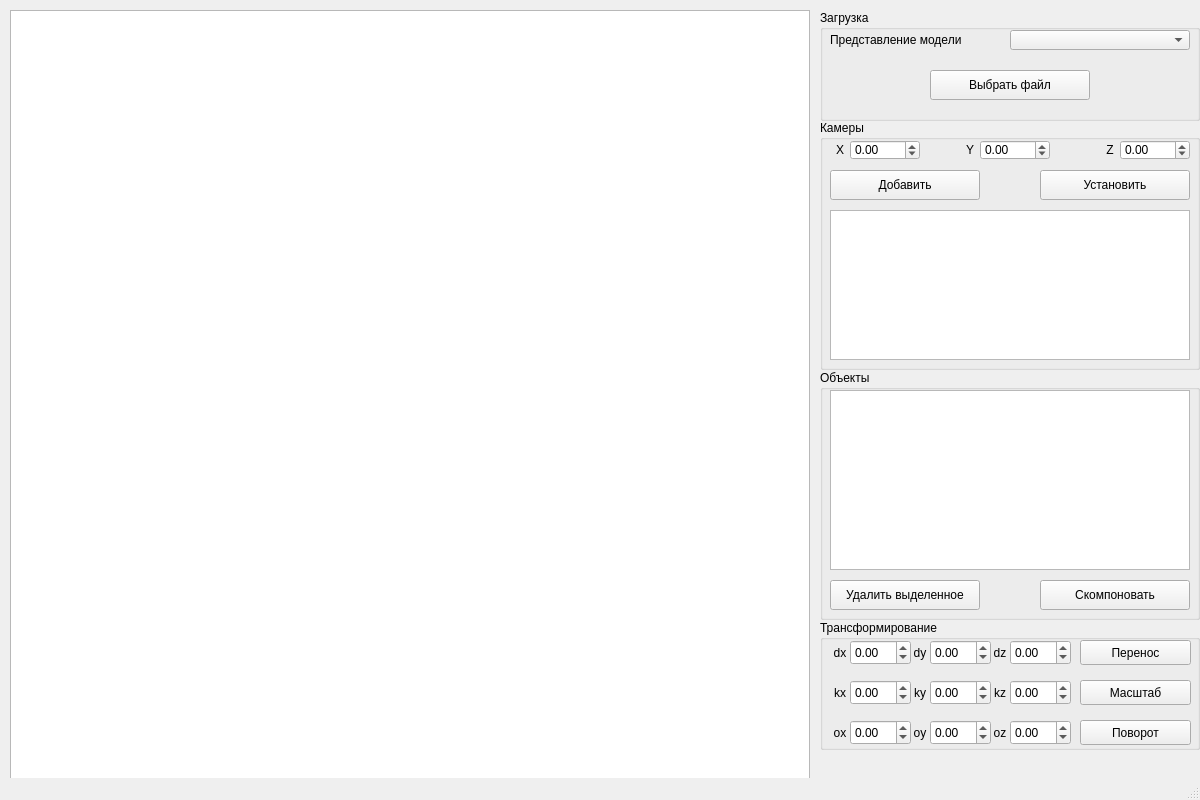
<?xml version="1.0" encoding="UTF-8"?>
<ui version="4.0">
 <class>MainWindow</class>
 <widget class="QMainWindow" name="MainWindow">
  <property name="geometry">
   <rect>
    <x>0</x>
    <y>0</y>
    <width>1200</width>
    <height>800</height>
   </rect>
  </property>
  <property name="windowTitle">
   <string>MainWindow</string>
  </property>
  <widget class="QWidget" name="centralwidget">
   <widget class="QGraphicsView" name="graphicsView">
    <property name="geometry">
     <rect>
      <x>10</x>
      <y>10</y>
      <width>800</width>
      <height>800</height>
     </rect>
    </property>
   </widget>
   <widget class="QGroupBox" name="groupBox">
    <property name="geometry">
     <rect>
      <x>820</x>
      <y>10</y>
      <width>380</width>
      <height>111</height>
     </rect>
    </property>
    <property name="title">
     <string>Загрузка</string>
    </property>
    <widget class="QComboBox" name="viewCombo">
     <property name="geometry">
      <rect>
       <x>190</x>
       <y>20</y>
       <width>180</width>
       <height>20</height>
      </rect>
     </property>
     <property name="currentText">
      <string/>
     </property>
    </widget>
    <widget class="QPushButton" name="loadButton">
     <property name="geometry">
      <rect>
       <x>110</x>
       <y>60</y>
       <width>160</width>
       <height>30</height>
      </rect>
     </property>
     <property name="text">
      <string>Выбрать файл</string>
     </property>
    </widget>
    <widget class="QLabel" name="viewLabel">
     <property name="geometry">
      <rect>
       <x>10</x>
       <y>20</y>
       <width>180</width>
       <height>20</height>
      </rect>
     </property>
     <property name="text">
      <string>Представление модели    </string>
     </property>
     <property name="textFormat">
      <enum>Qt::AutoText</enum>
     </property>
     <property name="alignment">
      <set>Qt::AlignLeading|Qt::AlignLeft|Qt::AlignVCenter</set>
     </property>
    </widget>
   </widget>
   <widget class="QGroupBox" name="groupBox_2">
    <property name="geometry">
     <rect>
      <x>820</x>
      <y>120</y>
      <width>380</width>
      <height>250</height>
     </rect>
    </property>
    <property name="title">
     <string>Камеры</string>
    </property>
    <widget class="QDoubleSpinBox" name="cameraXSpin">
     <property name="geometry">
      <rect>
       <x>30</x>
       <y>20</y>
       <width>70</width>
       <height>20</height>
      </rect>
     </property>
     <property name="minimum">
      <double>-1000.000000000000000</double>
     </property>
     <property name="maximum">
      <double>1000.000000000000000</double>
     </property>
    </widget>
    <widget class="QLabel" name="label">
     <property name="geometry">
      <rect>
       <x>10</x>
       <y>20</y>
       <width>20</width>
       <height>20</height>
      </rect>
     </property>
     <property name="layoutDirection">
      <enum>Qt::LeftToRight</enum>
     </property>
     <property name="text">
      <string>X</string>
     </property>
     <property name="alignment">
      <set>Qt::AlignCenter</set>
     </property>
    </widget>
    <widget class="QDoubleSpinBox" name="cameraYSpin">
     <property name="geometry">
      <rect>
       <x>160</x>
       <y>20</y>
       <width>70</width>
       <height>20</height>
      </rect>
     </property>
     <property name="minimum">
      <double>-1000.000000000000000</double>
     </property>
     <property name="maximum">
      <double>1000.000000000000000</double>
     </property>
    </widget>
    <widget class="QLabel" name="label_2">
     <property name="geometry">
      <rect>
       <x>140</x>
       <y>20</y>
       <width>20</width>
       <height>20</height>
      </rect>
     </property>
     <property name="layoutDirection">
      <enum>Qt::LeftToRight</enum>
     </property>
     <property name="text">
      <string>Y</string>
     </property>
     <property name="alignment">
      <set>Qt::AlignCenter</set>
     </property>
    </widget>
    <widget class="QDoubleSpinBox" name="cameraZSpin">
     <property name="geometry">
      <rect>
       <x>300</x>
       <y>20</y>
       <width>70</width>
       <height>20</height>
      </rect>
     </property>
     <property name="minimum">
      <double>-1000.000000000000000</double>
     </property>
     <property name="maximum">
      <double>1000.000000000000000</double>
     </property>
    </widget>
    <widget class="QLabel" name="label_3">
     <property name="geometry">
      <rect>
       <x>280</x>
       <y>20</y>
       <width>20</width>
       <height>20</height>
      </rect>
     </property>
     <property name="layoutDirection">
      <enum>Qt::LeftToRight</enum>
     </property>
     <property name="text">
      <string>Z</string>
     </property>
     <property name="alignment">
      <set>Qt::AlignCenter</set>
     </property>
    </widget>
    <widget class="QListWidget" name="camerasList">
     <property name="geometry">
      <rect>
       <x>10</x>
       <y>90</y>
       <width>360</width>
       <height>150</height>
      </rect>
     </property>
    </widget>
    <widget class="QPushButton" name="addCameraButton">
     <property name="geometry">
      <rect>
       <x>10</x>
       <y>50</y>
       <width>150</width>
       <height>30</height>
      </rect>
     </property>
     <property name="text">
      <string>Добавить</string>
     </property>
    </widget>
    <widget class="QPushButton" name="setCameraButton">
     <property name="geometry">
      <rect>
       <x>220</x>
       <y>50</y>
       <width>150</width>
       <height>30</height>
      </rect>
     </property>
     <property name="text">
      <string>Установить</string>
     </property>
    </widget>
   </widget>
   <widget class="QGroupBox" name="groupBox_3">
    <property name="geometry">
     <rect>
      <x>820</x>
      <y>370</y>
      <width>380</width>
      <height>250</height>
     </rect>
    </property>
    <property name="title">
     <string>Объекты</string>
    </property>
    <widget class="QListWidget" name="objectsList">
     <property name="geometry">
      <rect>
       <x>10</x>
       <y>20</y>
       <width>360</width>
       <height>180</height>
      </rect>
     </property>
    </widget>
    <widget class="QPushButton" name="removeButton">
     <property name="geometry">
      <rect>
       <x>10</x>
       <y>210</y>
       <width>150</width>
       <height>30</height>
      </rect>
     </property>
     <property name="text">
      <string>Удалить выделенное</string>
     </property>
    </widget>
    <widget class="QPushButton" name="compositeButton">
     <property name="geometry">
      <rect>
       <x>220</x>
       <y>210</y>
       <width>150</width>
       <height>30</height>
      </rect>
     </property>
     <property name="text">
      <string>Скомпоновать</string>
     </property>
    </widget>
   </widget>
   <widget class="QGroupBox" name="groupBox_4">
    <property name="geometry">
     <rect>
      <x>820</x>
      <y>620</y>
      <width>380</width>
      <height>130</height>
     </rect>
    </property>
    <property name="title">
     <string>Трансформирование</string>
    </property>
    <widget class="QLabel" name="label_6">
     <property name="geometry">
      <rect>
       <x>170</x>
       <y>20</y>
       <width>20</width>
       <height>25</height>
      </rect>
     </property>
     <property name="layoutDirection">
      <enum>Qt::LeftToRight</enum>
     </property>
     <property name="text">
      <string>dz</string>
     </property>
     <property name="alignment">
      <set>Qt::AlignCenter</set>
     </property>
    </widget>
    <widget class="QLabel" name="label_5">
     <property name="geometry">
      <rect>
       <x>10</x>
       <y>20</y>
       <width>20</width>
       <height>25</height>
      </rect>
     </property>
     <property name="layoutDirection">
      <enum>Qt::LeftToRight</enum>
     </property>
     <property name="text">
      <string>dx</string>
     </property>
     <property name="alignment">
      <set>Qt::AlignCenter</set>
     </property>
    </widget>
    <widget class="QDoubleSpinBox" name="moveXSpin">
     <property name="geometry">
      <rect>
       <x>30</x>
       <y>20</y>
       <width>61</width>
       <height>25</height>
      </rect>
     </property>
     <property name="minimum">
      <double>-1000.000000000000000</double>
     </property>
     <property name="maximum">
      <double>1000.000000000000000</double>
     </property>
    </widget>
    <widget class="QDoubleSpinBox" name="moveYSpin">
     <property name="geometry">
      <rect>
       <x>110</x>
       <y>20</y>
       <width>61</width>
       <height>25</height>
      </rect>
     </property>
     <property name="minimum">
      <double>-1000.000000000000000</double>
     </property>
     <property name="maximum">
      <double>1000.000000000000000</double>
     </property>
    </widget>
    <widget class="QDoubleSpinBox" name="moveZSpin">
     <property name="geometry">
      <rect>
       <x>190</x>
       <y>20</y>
       <width>61</width>
       <height>25</height>
      </rect>
     </property>
     <property name="minimum">
      <double>-1000.000000000000000</double>
     </property>
     <property name="maximum">
      <double>1000.000000000000000</double>
     </property>
    </widget>
    <widget class="QLabel" name="label_4">
     <property name="geometry">
      <rect>
       <x>90</x>
       <y>20</y>
       <width>20</width>
       <height>25</height>
      </rect>
     </property>
     <property name="layoutDirection">
      <enum>Qt::LeftToRight</enum>
     </property>
     <property name="text">
      <string>dy</string>
     </property>
     <property name="alignment">
      <set>Qt::AlignCenter</set>
     </property>
    </widget>
    <widget class="QPushButton" name="moveButton">
     <property name="geometry">
      <rect>
       <x>260</x>
       <y>20</y>
       <width>111</width>
       <height>25</height>
      </rect>
     </property>
     <property name="text">
      <string>Перенос</string>
     </property>
    </widget>
    <widget class="QLabel" name="label_7">
     <property name="geometry">
      <rect>
       <x>10</x>
       <y>60</y>
       <width>20</width>
       <height>25</height>
      </rect>
     </property>
     <property name="layoutDirection">
      <enum>Qt::LeftToRight</enum>
     </property>
     <property name="text">
      <string>kx</string>
     </property>
     <property name="alignment">
      <set>Qt::AlignCenter</set>
     </property>
    </widget>
    <widget class="QPushButton" name="scaleButton">
     <property name="geometry">
      <rect>
       <x>260</x>
       <y>60</y>
       <width>111</width>
       <height>25</height>
      </rect>
     </property>
     <property name="text">
      <string>Масштаб</string>
     </property>
    </widget>
    <widget class="QDoubleSpinBox" name="scaleXSpin">
     <property name="geometry">
      <rect>
       <x>30</x>
       <y>60</y>
       <width>61</width>
       <height>25</height>
      </rect>
     </property>
     <property name="minimum">
      <double>-1000.000000000000000</double>
     </property>
     <property name="maximum">
      <double>1000.000000000000000</double>
     </property>
    </widget>
    <widget class="QDoubleSpinBox" name="scaleYSpin">
     <property name="geometry">
      <rect>
       <x>110</x>
       <y>60</y>
       <width>61</width>
       <height>25</height>
      </rect>
     </property>
     <property name="minimum">
      <double>-1000.000000000000000</double>
     </property>
     <property name="maximum">
      <double>1000.000000000000000</double>
     </property>
    </widget>
    <widget class="QDoubleSpinBox" name="scaleZSpin">
     <property name="geometry">
      <rect>
       <x>190</x>
       <y>60</y>
       <width>61</width>
       <height>25</height>
      </rect>
     </property>
     <property name="minimum">
      <double>-1000.000000000000000</double>
     </property>
     <property name="maximum">
      <double>1000.000000000000000</double>
     </property>
    </widget>
    <widget class="QLabel" name="label_8">
     <property name="geometry">
      <rect>
       <x>90</x>
       <y>60</y>
       <width>20</width>
       <height>25</height>
      </rect>
     </property>
     <property name="layoutDirection">
      <enum>Qt::LeftToRight</enum>
     </property>
     <property name="text">
      <string>ky</string>
     </property>
     <property name="alignment">
      <set>Qt::AlignCenter</set>
     </property>
    </widget>
    <widget class="QLabel" name="label_9">
     <property name="geometry">
      <rect>
       <x>170</x>
       <y>60</y>
       <width>20</width>
       <height>25</height>
      </rect>
     </property>
     <property name="layoutDirection">
      <enum>Qt::LeftToRight</enum>
     </property>
     <property name="text">
      <string>kz</string>
     </property>
     <property name="alignment">
      <set>Qt::AlignCenter</set>
     </property>
    </widget>
    <widget class="QLabel" name="label_10">
     <property name="geometry">
      <rect>
       <x>10</x>
       <y>100</y>
       <width>20</width>
       <height>25</height>
      </rect>
     </property>
     <property name="layoutDirection">
      <enum>Qt::LeftToRight</enum>
     </property>
     <property name="text">
      <string>ox</string>
     </property>
     <property name="alignment">
      <set>Qt::AlignCenter</set>
     </property>
    </widget>
    <widget class="QPushButton" name="rotateButton">
     <property name="geometry">
      <rect>
       <x>260</x>
       <y>100</y>
       <width>111</width>
       <height>25</height>
      </rect>
     </property>
     <property name="text">
      <string>Поворот</string>
     </property>
    </widget>
    <widget class="QDoubleSpinBox" name="rotateXSpin">
     <property name="geometry">
      <rect>
       <x>30</x>
       <y>100</y>
       <width>61</width>
       <height>25</height>
      </rect>
     </property>
     <property name="minimum">
      <double>-1000.000000000000000</double>
     </property>
     <property name="maximum">
      <double>1000.000000000000000</double>
     </property>
    </widget>
    <widget class="QDoubleSpinBox" name="rotateYSpin">
     <property name="geometry">
      <rect>
       <x>110</x>
       <y>100</y>
       <width>61</width>
       <height>25</height>
      </rect>
     </property>
     <property name="minimum">
      <double>-1000.000000000000000</double>
     </property>
     <property name="maximum">
      <double>1000.000000000000000</double>
     </property>
    </widget>
    <widget class="QDoubleSpinBox" name="rotateZSpin">
     <property name="geometry">
      <rect>
       <x>190</x>
       <y>100</y>
       <width>61</width>
       <height>25</height>
      </rect>
     </property>
     <property name="minimum">
      <double>-1000.000000000000000</double>
     </property>
     <property name="maximum">
      <double>1000.000000000000000</double>
     </property>
    </widget>
    <widget class="QLabel" name="label_11">
     <property name="geometry">
      <rect>
       <x>90</x>
       <y>100</y>
       <width>20</width>
       <height>25</height>
      </rect>
     </property>
     <property name="layoutDirection">
      <enum>Qt::LeftToRight</enum>
     </property>
     <property name="text">
      <string>oy</string>
     </property>
     <property name="alignment">
      <set>Qt::AlignCenter</set>
     </property>
    </widget>
    <widget class="QLabel" name="label_12">
     <property name="geometry">
      <rect>
       <x>170</x>
       <y>100</y>
       <width>20</width>
       <height>25</height>
      </rect>
     </property>
     <property name="layoutDirection">
      <enum>Qt::LeftToRight</enum>
     </property>
     <property name="text">
      <string>oz</string>
     </property>
     <property name="alignment">
      <set>Qt::AlignCenter</set>
     </property>
    </widget>
   </widget>
  </widget>
  <widget class="QMenuBar" name="menubar">
   <property name="geometry">
    <rect>
     <x>0</x>
     <y>0</y>
     <width>1200</width>
     <height>26</height>
    </rect>
   </property>
  </widget>
  <widget class="QStatusBar" name="statusbar"/>
 </widget>
 <resources/>
 <connections/>
</ui>
